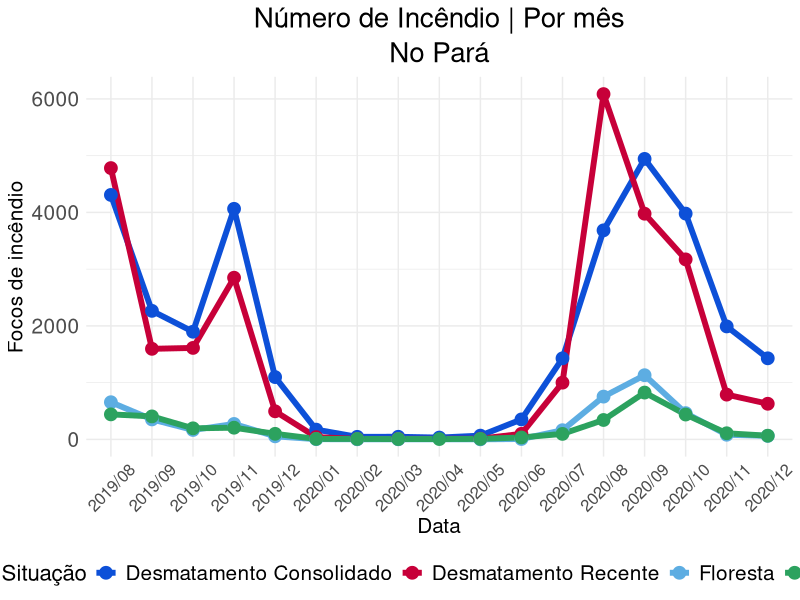
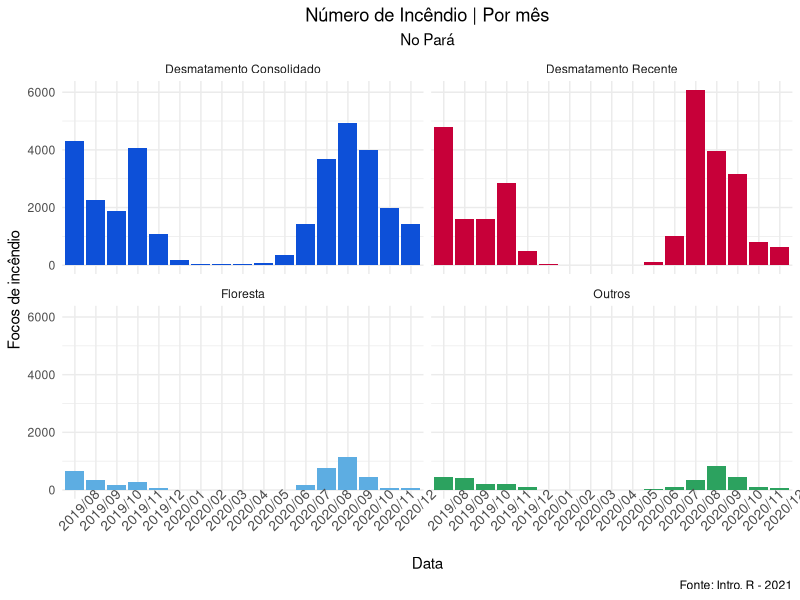

Source code (R) for these figures, in order: (Note: this script raises an error after producing the figures.)
## Aula 05 - 12/02/2021

## GGPLOT2

## Limpando nosso Environment:
rm(list = ls())

## Instalando e Carregando o pacote do ggplot2:
#install.packages("ggplot2") # quem já tem instalado não precisa rodar


# Se os pacotes necessários não estiverem instalados, faça a instalação
if (! "ggplot2" %in% installed.packages()) install.packages("ggplot2")
if (! "ggrepel" %in% installed.packages()) install.packages("ggrepel")
if (! "gridExtra" %in% installed.packages()) install.packages("gridExtra")

# carrega pacotes
library(ggplot2)
library(dplyr)
library(tidyverse)
library(readr)
library(ggrepel)
library(writexl)
library(gridExtra)


## Banco de dados: 
bd = read_csv2("data/banco_marcos.csv")



bd1 = bd %>% filter(uf == "PARA") %>% 
  group_by(class, date) %>% 
  count(focuses) %>% 
  summarise(foco = sum(focuses)) %>% 
  ungroup()


bd_final <- tapply(bd1$foco, list(bd1$date, bd1$class), sum) %>% as.data.frame()

# inclui coluna data
bd_final$date <- rownames(bd_final)

# exportar em excel
write_xlsx(bd_final, "tabela_marcos.xlsx")


## Paleta de cores
paleta <- c( "#0D50D8", "#C70039", "#5DADE2", "#2ca25f", "#e34a33")



# Grafico de serie historica (linha)
bd1 %>% group_by(class, date) %>% 
  ggplot(aes(x = date, y = foco, by = class)) + 
  theme_minimal() +
  geom_line(size = 2, aes(group = class, color = factor(class))) +
  geom_point(size = 4, aes(color = factor(class))) +
  labs(title = "Número de Incêndio | Por mês", subtitle = "No Pará",
       y = 'Focos de incêndio', x ='Data', color = '') +
  theme(axis.title.y = element_text(size = 15), axis.text.y = element_text( size = 15)) +
  theme(axis.text.x = element_blank()) + theme(axis.ticks = element_blank()) + 
  # tira a legenda 
  theme(plot.title = element_text(size = 20),
        plot.subtitle = element_text(size = 20)) +
  theme(axis.text.x = element_text(size = 12, angle = 45)) + 
  theme(axis.title.x = element_text(size = 15)) + 
  theme(axis.ticks = element_blank()) + 
  theme(legend.position = "bottom", 
        legend.text = element_text(size = 15),
        legend.title = element_text(size = 16, color = "black")) +
  scale_color_manual(values = paleta, name = "Situação") +
  theme(plot.title = element_text(hjust = .5),
        plot.subtitle = element_text(hjust = .5))

ggsave("aula05_linha_1.png", height = 8, width = 12, dpi = 300)

# Grafico de barras
ggplot(bd1, aes(x = date, y = foco, fill = class)) +
  geom_col() +
  theme_minimal() +
  labs(title = "Número de Incêndio | Por mês",
       subtitle = "No Pará",
       x = "Data", y = "Focos de incêndio",
       caption = "Fonte: Intro. R - 2021") +
  theme(plot.title = element_text(hjust = .5),
        plot.subtitle = element_text(hjust = .5)) +
  scale_fill_manual(values = paleta) +
  theme(axis.text.x = element_text(size = 10, angle = 45)) + 
  theme(axis.ticks = element_blank()) + 
  theme(legend.position = "none") +
  facet_wrap(~class)

ggsave("aula05_barras_1.png", height = 8, width = 12, dpi = 300)



# falta criar G1 e G2

grid.arrange(g1, g2)



ggsave("aula05_plot_duplo.png", height = 8, width = 12, dpi = 300)

